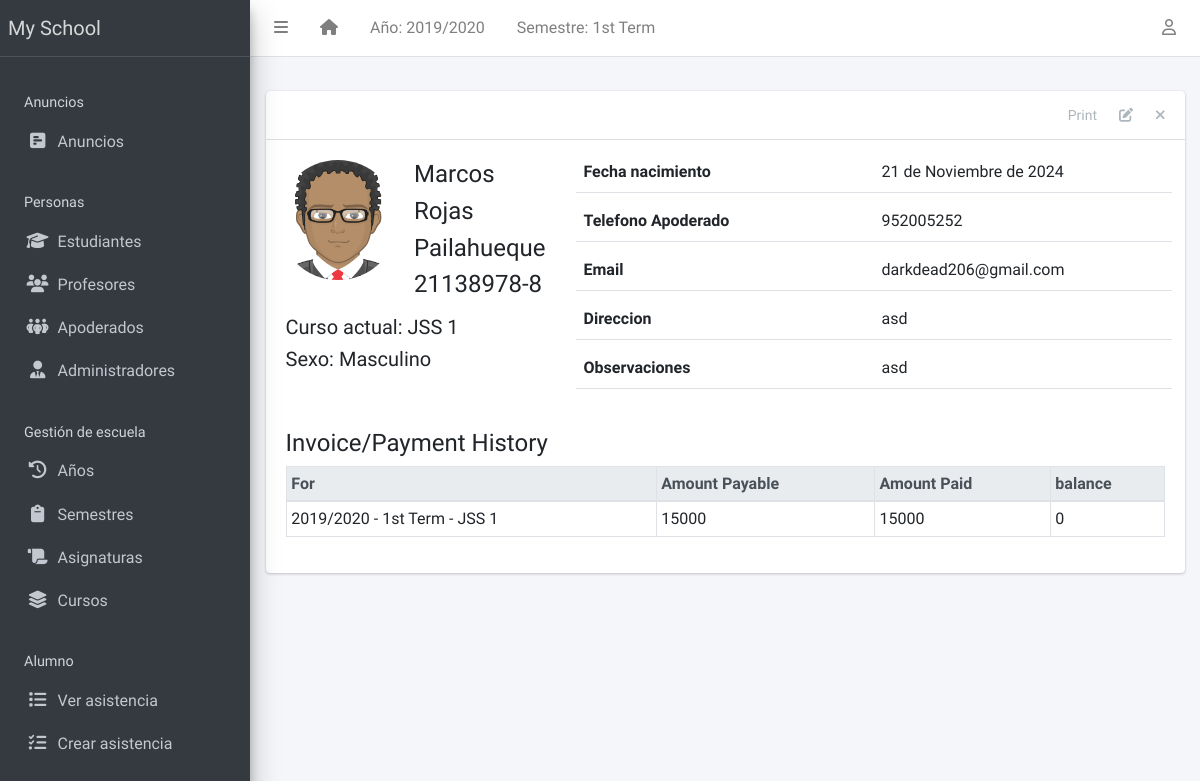
The page /student/2/ (signed in) on the database its author committed.
### apps/corecode/models.py (models this page shows, shortened)
class AcademicSession(models.Model):
    name = models.CharField(max_length=200, unique=True)
    current = models.BooleanField(default=True)
    class Meta:
        ordering = ["-name"]
    def __str__(self):
        return self.name

class AcademicTerm(models.Model):
    name = models.CharField(max_length=20, unique=True)
    current = models.BooleanField(default=True)
    class Meta:
        ordering = ["name"]
    def __str__(self):
        return self.name

class SiteConfig(models.Model):
    key = models.SlugField()
    value = models.CharField(max_length=200)

class StudentClass(models.Model):
    name = models.CharField(max_length=200, unique=True)
    class Meta:
        verbose_name = "Class"
        verbose_name_plural = "Classes"
        ordering = ["name"]
    def __str__(self):
        return self.name

### apps/students/models.py (models this page shows, shortened)
class Student(models.Model):
    STATUS_CHOICES = [("activo", "Activo"), ("inactivo", "Inactivo")]
    GENDER_CHOICES = [("masculino", "Masculino"), ("femenino", "Femenino")]
    estado = models.CharField(max_length=10, choices=STATUS_CHOICES, default="activo")
    rut_regex = RegexValidator(
        regex=r"^\d{1,2}\d{3}\d{3}-[0-9kK]{1}$",
        message="El RUT debe estar en el formato 'XXXXXXXX-X'"
    )
    rut = models.CharField(max_length=12, unique=True, validators=[rut_regex], blank=True)
    apellido_paterno = models.CharField(max_length=200)
    apellido_materno = models.CharField(max_length=200)
    nombres = models.CharField(max_length=200, blank=True)
    sexo = models.CharField(max_length=10, choices=GENDER_CHOICES, default="masculino")
    fecha_nacimiento = models.DateField(default=timezone.now)
    curso_actual = models.ForeignKey(
        StudentClass, on_delete=models.SET_NULL, blank=True, null=True
    )
    fecha_admision = models.DateField(default=timezone.now)
    telefono_regex = RegexValidator(
        regex="^[0-9]{9,15}$", message="El número de teléfono no tiene el formato correcto."
    )
    telefono_apoderado = models.CharField(
        validators=[telefono_regex], max_length=15, blank=True
    )
    direccion = models.TextField(blank=True)
    observaciones = models.TextField(blank=True)
    email = models.EmailField(
        max_length=254, unique=True, validators=[EmailValidator()],
        blank=True, null=True
    )
    foto = models.ImageField(blank=True, upload_to="students/fotos/")
    representante = models.ForeignKey(
        "representatives.Representatives", on_delete=models.SET_NULL, null=True, blank=True, related_name="estudiantes"
    )
    subjects = models.ManyToManyField(Subject, related_name="students", blank=True)
    class Meta:
        ordering = ["apellido_paterno", "apellido_materno", "nombres"]

### apps/finance/models.py (models this page shows, shortened)
class Invoice(models.Model):
    student = models.ForeignKey(Student, on_delete=models.CASCADE, verbose_name="Estudiante")
    session = models.ForeignKey(AcademicSession, on_delete=models.CASCADE, verbose_name="Año")
    term = models.ForeignKey(AcademicTerm, on_delete=models.CASCADE, verbose_name="Semestre")
    class_for = models.ForeignKey(StudentClass, on_delete=models.CASCADE, verbose_name="Curso")
    balance_from_previous_term = models.IntegerField(default=0, verbose_name="Saldo del periodo anterior")
    status = models.CharField(
        max_length=20,
        choices=[("activo", "Activo"), ("cerrado", "Cerrado")],
        default="activo",
        verbose_name="Estado",
    )
    class Meta:
        ordering = ["student", "term"]
    def balance(self):
        payable = self.total_amount_payable()
        paid = self.total_amount_paid()
        return payable - paid
    def amount_payable(self):
        items = InvoiceItem.objects.filter(invoice=self)
        total = 0
        for item in items:
            total += item.amount
        return total
    def total_amount_payable(self):
        return self.balance_from_previous_term + self.amount_payable()
    def total_amount_paid(self):
        receipts = Receipt.objects.filter(invoice=self)
        amount = 0
        for receipt in receipts:
            amount += receipt.amount_paid
        return amount

class InvoiceItem(models.Model):
    invoice = models.ForeignKey(Invoice, on_delete=models.CASCADE, verbose_name="Factura")
    description = models.CharField(max_length=200, verbose_name="Descripción")
    amount = models.IntegerField(verbose_name="Monto")

class Receipt(models.Model):
    invoice = models.ForeignKey(Invoice, on_delete=models.CASCADE, verbose_name="Factura")
    item = models.ForeignKey(InvoiceItem, on_delete=models.CASCADE, verbose_name="Elemento pagado")
    amount_paid = models.IntegerField(verbose_name="Monto Pagado")
    date_paid = models.DateField(default=timezone.now, verbose_name="Fecha de Pago")
    comment = models.CharField(max_length=200, blank=True, verbose_name="Comentario")

### apps/students/views.py (the view)
# urls.py: path("<int:pk>/", StudentDetailView.as_view(), name="student-detail"),
class StudentDetailView(LoginRequiredMixin, DetailView):
    model = Student
    template_name = "students/student_detail.html"
    def get_context_data(self, **kwargs):
        context = super(StudentDetailView, self).get_context_data(**kwargs)
        context["payments"] = Invoice.objects.filter(student=self.object)
        return context

### apps/corecode/context_processors.py (called while the page is built)
def site_defaults(request):
    current_session = AcademicSession.objects.get(current=True)
    current_term = AcademicTerm.objects.get(current=True)
    vals = SiteConfig.objects.all()
    contexts = {
        "current_session": current_session.name,
        "current_term": current_term.name,
    }
    for val in vals:
        contexts[val.key] = val.value
    return contexts

### apps/templatetags/user_groups.py (called while the page is built)
@register.filter
def in_group(user, group_id):
    return user.groups.filter(id=group_id).exists()

### apps/students/templates/students/student_detail.html
{% extends 'base.html' %}
{% load static %}
{% block content-header %}
<div class="card-header">
  <div class="card-tools">
    <a href="#" class="btn btn-tool">Print</a>
    <a href="{% url 'student-update' object.id %}" class="btn btn-tool">
      <i class="fas fa-edit"></i>
    </a>
    <a href="{% url 'student-delete' object.id %}" class="btn btn-tool">
      <i class="fas fa-times"></i>
    </a>
  </div>
</div>
{% endblock content-header %}
{% block content %}
    <div class="row mb-4">
      <div class="col-sm-4">
        <div class="row mb-2">
          {% if object.foto %}
            <img
              src="{{ object.foto.url }}"
              class="float-left rounded-circle mr-3" style="width: 120px; height: 120px;">
          {% else %}
            <img
              src="{% static 'dist/img/avatar.png' %}"
              class="float-left rounded-circle mr-3" style="width: 120px; height: 120px;">
          {% endif %}
          <div class="float-right">
            <h4>{{ object.nombres }} </h4>
            <h4>{{ object.apellido_paterno }} </h4>
            <h4>{{ object.apellido_materno }} </h4>
            <h4>{{ object.rut }} </h4>
          </div>
        </div>
        <h5>Curso actual: {{ object.curso_actual }} </h5>
        <h5>Sexo: {{ object.get_sexo_display }}</h5>
      </div>
      <div class="col-sm-8">
        <div>
          <div class="form-group border-bottom row">
            <label class="col">
              Fecha nacimiento
            </label>
            <div class="col">
              {{ object.fecha_nacimiento }}
            </div>
          </div>
          <div class="form-group border-bottom row">
            <label class="col">
              Telefono Apoderado
            </label>
            <div class="col">
              {{ object.telefono_apoderado}}
            </div>
          </div>
          <div class="form-group border-bottom row">
            <label class="col">
              Email
            </label>
            <div class="col">
              {{ object.email }}
            </div>
          </div>
          <div class="form-group border-bottom row">
            <label class="col">
              Direccion
            </label>
            <div class="col">
              {{ object.direccion }}
            </div>
          </div>
          <div class="form-group border-bottom row">
            <label class="col">
              Observaciones
            </label>
            <div class="col">
              {{ object.observaciones }}
            </div>
          </div>
        </div>
      </div>
    </div>
    <h4>Invoice/Payment History</h4>
    {% if payments %}
      <table class="table table-sm table-bordered table-hover">
        <thead class="thead-light">
          <tr>
            <th>For</th>
            <th>Amount Payable</th>
            <th>Amount Paid</th>
            <th>balance</th>
          </tr>
        </thead>
        <tbody>
          {% for payment in payments %}
            <tr class='clickable-row' data-href="{% url 'invoice-detail' payment.id %}">
              <td>{{payment.session}} - {{payment.term}} - {{ payment.class_for}}</td>
              <td>{{payment.total_amount_payable}}</td>
              <td>{{payment.total_amount_paid}}</td>
              <td>{{payment.balance}}</td>
            </tr>
          {% endfor %}
        </tbody>
      </table>
    {% else %}
        <p>There are no payment history for {{object}}</p>
    {% endif %}
{% endblock content %}

### templates/base.html (shortened to what this page needs)
{% load static %}
{% load custom_templatetag %}
{% load representative_tags %}
<!DOCTYPE html>
<html lang="en">
<head>
  <link rel="stylesheet" href="https://cdnjs.cloudflare.com/ajax/libs/dropzone/5.9.3/dropzone.min.css">
  <link rel="stylesheet" href="https://cdnjs.cloudflare.com/ajax/libs/font-awesome/6.6.0/css/all.min.css" />
  <link rel="stylesheet"
    href="{% static 'plugins/overlayScrollbars/css/OverlayScrollbars.min.css' %}">
  <link rel="stylesheet" href="{% static 'plugins/Datatables/datatables.min.css' %}" />
  <link rel="stylesheet" href="{% static 'dist/css/adminlte.min.css' %}">
</head>
<body
  class="hold-transition sidebar-mini layout-fixed layout-navbar-fixed layout-footer-fixed">
  <div class="wrapper">
    <nav class="main-header navbar navbar-expand navbar-white navbar-light">
      <ul class="navbar-nav">
        <li class="nav-item">
          <a class="nav-link" data-widget="pushmenu" href="#" role="button"><i class="fas fa-bars"></i></a>
        </li>
        <li class="nav-item d-none d-sm-inline-block">
          <a href="{% url 'home' %}" class="nav-link"><i class="fa fa-home"></i></a>
        </li>
        <li class="nav-item d-none d-sm-inline-block">
          <a href="{% url 'current-session' %}" class="nav-link">Año: {{ current_session }}</a>
        </li>
        <li class="nav-item d-none d-sm-inline-block">
          <a href="{% url 'current-session' %}" class="nav-link">Semestre: {{ current_term }}</a>
        </li>
      </ul>
      <ul class="navbar-nav ml-auto">
        <li class="nav-item dropdown">
          <a class="nav-link" data-toggle="dropdown" href="#">
            <i class="far fa-user"></i>
          </a>
        </li>
      </ul>
    </nav>
    <aside class="main-sidebar sidebar-dark-primary elevation-4">
      <a href="{% url 'home' %}" class="brand-link">{{ school_name | default:"MySchool" }}</a>
      <div class="sidebar">
        <nav class="mt-2">
          <ul class="nav nav-pills nav-sidebar flex-column" data-widget="treeview" role="menu" data-accordion="false">
            {% if user|in_group:4 %}
            <li class="nav-header" style="padding: 1.7rem 1rem .5rem;">Anuncios</li>
            <li class="nav-item">
              <a href="{% url 'student-list' %}" class="nav-link">
                <i class="nav-icon fas fa-square-poll-horizontal"></i>
                <p>
                  Anuncios
                </p>
              </a>
            </li>
              <li class="nav-header" style="padding: 1.7rem 1rem .5rem;">Personas</li>
              <li class="nav-item">
                <a href="{% url 'student-list' %}" class="nav-link">
                  <i class="nav-icon fas fa-graduation-cap"></i>
                  <p>
                    Estudiantes
                  </p>
                </a>
              </li>
              <li class="nav-item">
                <a href="{% url 'teacher-list' %}" class="nav-link">
                  <i class="nav-icon fas fa-users"></i>
                  <p>
                    Profesores
                  </p>
                </a>
              </li>
              <li class="nav-item">
                <a href="{% url 'representatives-list' %}" class="nav-link">
                  <i class="nav-icon fas fa-people-group"></i>
                  <p>
                    Apoderados
                  </p>
                </a>
              </li>
              <li class="nav-item">
                <a href="{% url 'staff-list' %}" class="nav-link">
                  <i class="nav-icon fas fa-user-tie"></i>
                  <p>
                    Administradores
                  </p>
                </a>
              </li>
              <li class="nav-header">Gestión de escuela</li>
              <li class="nav-item">
                <a href="{% url 'sessions' %}" class="nav-link">
                  <i class="nav-icon fas fa-clock-rotate-left"></i>
                  <p>
                    Años
                  </p>
                </a>
              </li>
              <li class="nav-item">
                <a href="{% url 'terms' %}" class="nav-link">
                  <i class="nav-icon fas fa-clipboard"></i>
                  <p>
                    Semestres
                  </p>
                </a>
              </li>
              <li class="nav-item">
                <a href="{% url 'subjects' %}" class="nav-link">
                  <i class="nav-icon fas fa-scroll"></i>
                  <p>
                    Asignaturas
                  </p>
                </a>
              </li>
              <li class="nav-item">
                <a href="{% url 'classes' %}" class="nav-link">
                  <i class="nav-icon fas fa-layer-group"></i>
                  <p>
                    Cursos
                  </p>
                </a>
              </li>
            <li class="nav-header" style="padding: 1.7rem 1rem .5rem;">Alumno</li>
            <li class="nav-item">
              <a href="{% url 'admin_attendance_list' %}" class="nav-link">
                <i class="nav-icon fas fa-list"></i>
                <p>
                  Ver asistencia
                </p>
              </a>
            </li>
            <li class="nav-item">
              <a href="{% url 'attendance-list' %}" class="nav-link">
                <i class="nav-icon fas fa-list-check"></i>
                <p>
                  Crear asistencia
                </p>
              </a>
            </li>
            <li class="nav-header">Calificaciones</li>
            {% endif %}
          </ul>
        </nav>
      </div>
    </aside>
    <div class="content-wrapper">
      <section class="content-header">
      </section>
      <section class="content">
        <div class="container-fluid">
          <div class="row">
            <div class="col-md-12">
              {% block fullcard %}
              <div class="card">
                {% block content-header %}{% endblock content-header %}
                <div class="card-body">
                  <div class="row">
                    <div class="col">
                      {% block content %}
                      {% endblock content %}
                    </div>
                  </div>
                </div>
              </div>
              {% endblock fullcard %}
            </div>
          </div>
        </div>
      </section>
    </div>
  </div>
</body>
</html>

### rows shown on the page
AcademicSession: name "2019/2020"
AcademicTerm: name "1st Term"
SiteConfig: value "My School"
Student: nombres "Marcos", apellido_paterno "Rojas", apellido_materno "Pailahueque", rut "21138978-8", curso_actual "JSS 1", sexo "Masculino", fecha_nacimiento "21 de Noviembre de 2024", telefono_apoderado "952005252", email "darkdead206@gmail.com", direccion "asd", observaciones "asd"
Invoice: session "2019/2020", term "1st Term", class_for "JSS 1", total_amount_payable "15000", total_amount_paid "15000", balance "0"
